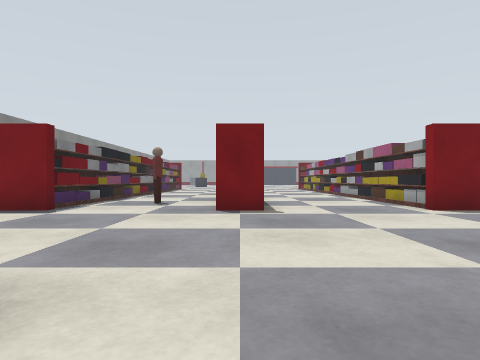
View 1 (above)

21 first-person views from a walk through a Gazebo world. The camera is 0.7 m above the floor, looks level and sees 75° across. The floor is counted in squares, 1 m on a side. Each view is taken from the middle of a square. On the plan, view 1 faces up. The plan holds only what a view shows up to about 10 squares ahead; the rest is blank. The place goes on beyond the plan. Simple shapes stand in for some stock models.

View 2
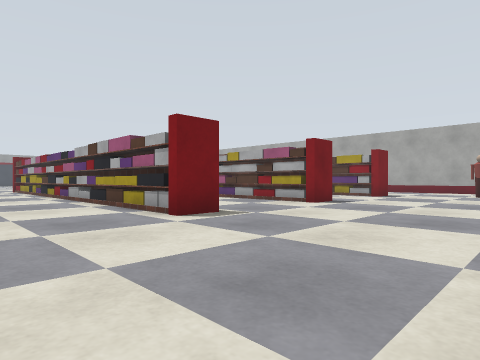

View 3
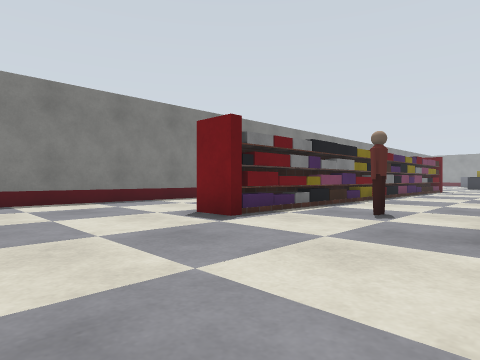

View 4
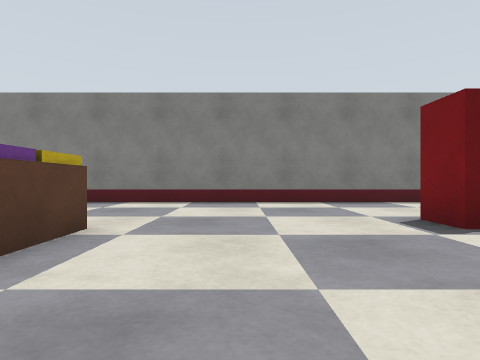

View 5
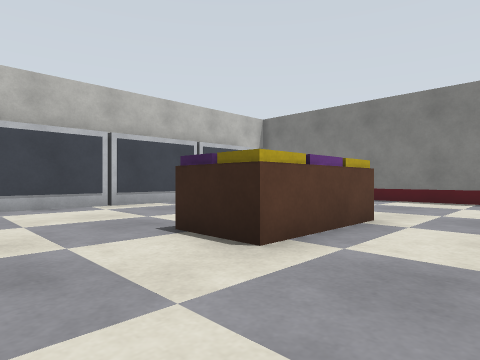

View 6
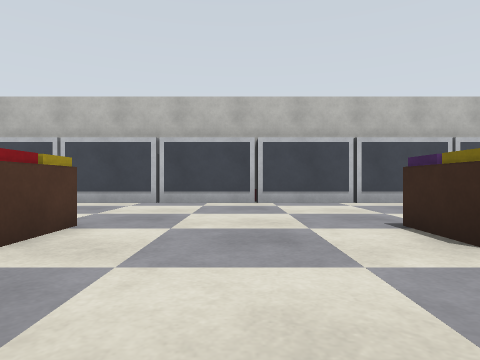

View 7
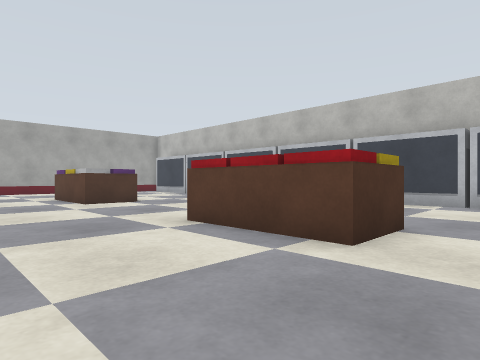

View 8
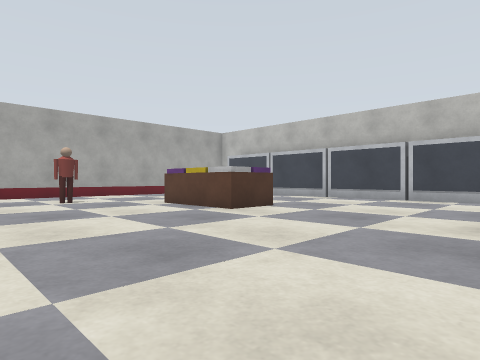

View 9
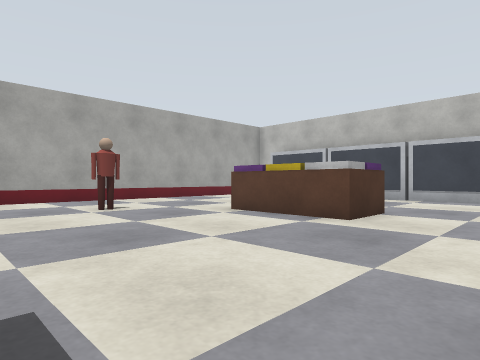

View 10
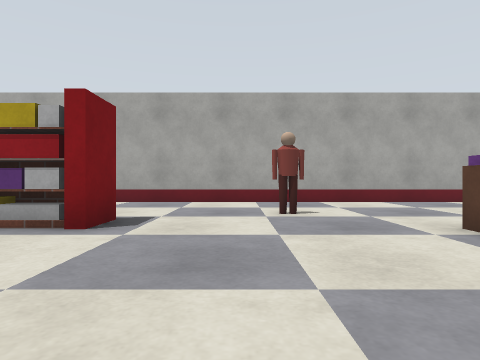

View 11
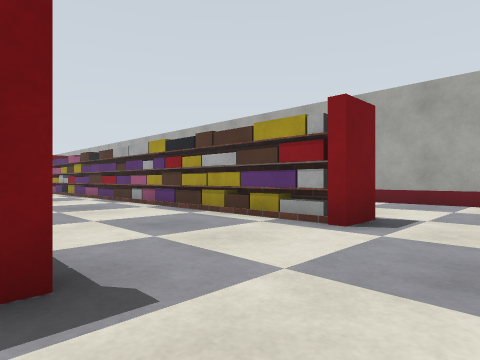

View 12
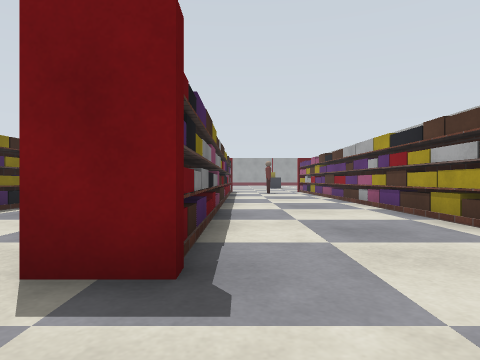

View 13
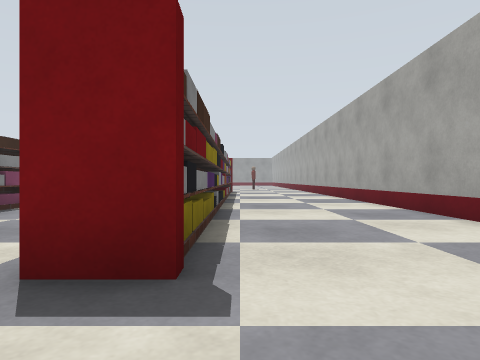

View 14
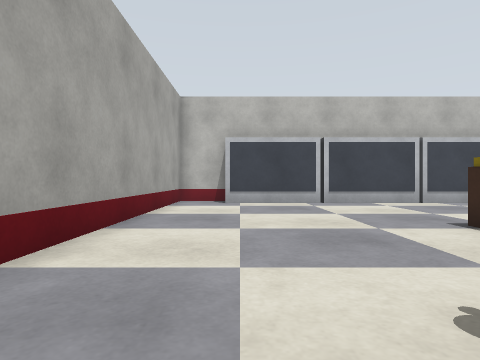

View 15
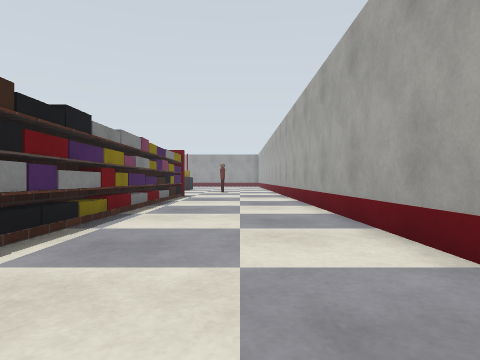

View 16
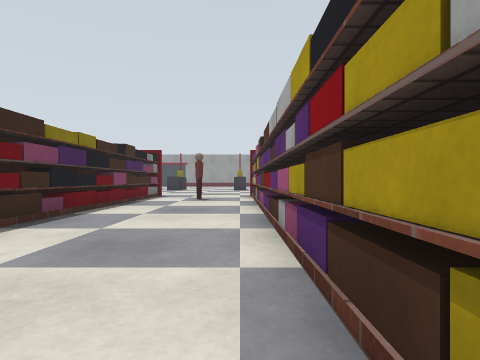

View 17
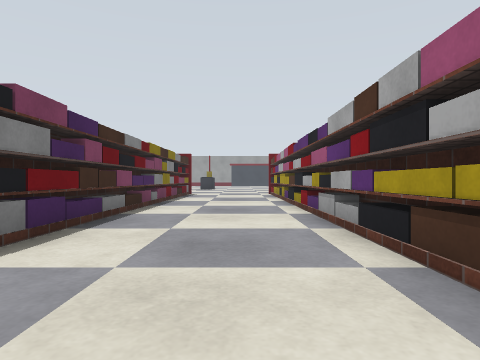

View 18
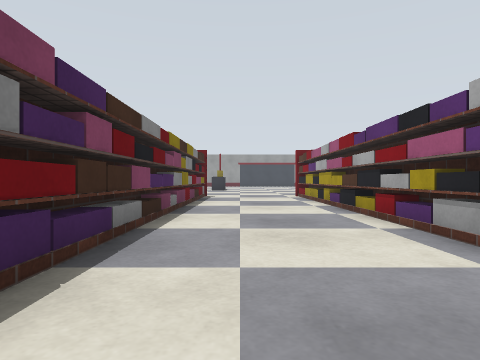

View 19
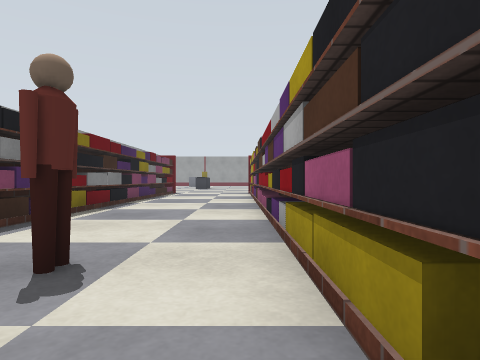

View 20
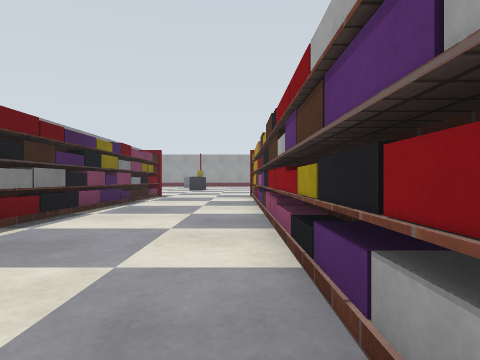

View 21
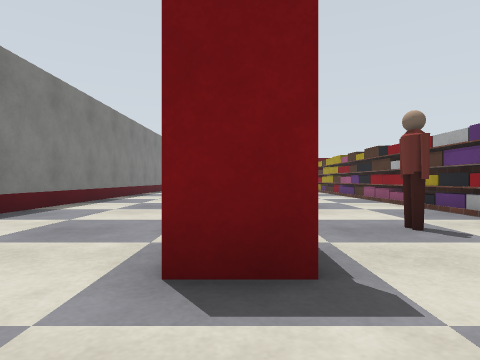

### Floor plan
Points are (right, up) in squares from view 1. A wall is a line through its corners. A room is listed if a view was taken in it or the views show most of it. See-through windows are left out.
Room 1 (views 1, 2, 3, 4, 5, 6, 7, 8, 9, 10, 11, 12, 13, 14, 15, 16, 17, 18, 19, 20, 21)
walls: (5.6, 7.2) (4.5, 7.2) (4.5, 20); (5, 8.2) (5, 20); (0.6, 7.2) (-0.6, 7.2); (-0.5, 7.6) (-0.5, 19.8); (5.5, 12.9) (5.5, 12.1); (5, 13.5) (5, 12.8); (0, 11.2) (0, 15.5); (10, 13.5) (10, 12.8); (15, 7.8) (15, 15); (15, 8.5) (14.5, 8.5); (-5, 13) (-5, 8); (10.5, -4.5) (18.5, -4.5); (0, 19) (0, 11.8); (0.5, 19.9) (0.5, 11.2); (10, 20) (10, 15.1); (10.5, 20) (10.5, 7.2) (9.5, 7.2) (9.5, 7.6); (-10, 9.9) (-10, -1.9); (-4.5, 20) (-4.5, 7.2) (-5.6, 7.2); (-6.4, -4.5) (8.8, -4.5); (-5, 20) (-5, 14.4); (15, 20) (15, 13.8); (15.5, 20) (15.5, 7.2) (14.5, 7.2) (14.5, 19.8); (-10, 15) (-10, 11.5); (20, -5) (20, 20)
low walls: (3.5, 0.1) (3.5, 1.8) (6.5, 1.8); (11.5, 0.1) (11.5, 1.8) (14.5, 1.8); (-4.5, 1.8) (-1.5, 1.8) (-1.5, 0.1)
objects: person (-2, 9) to (-2, 10); person (17, 4)

Where each view was taken, in squares from view 1:
view 1: 0 up, 0 right, facing up
view 2: 2 up, 1 right, facing up-right
view 3: 3 up, 0 right, facing up-left
view 4: 4 up, 0 right, facing left
view 5: 4 up, 1 right, facing down-left
view 6: 5 up, 1 right, facing down
view 7: 5 up, 2 right, facing down-right
view 8: 7 up, 6 right, facing down-right
view 9: 7 up, 9 right, facing down-right
view 10: 5 up, 10 right, facing right
view 11: 5 up, 10 right, facing up-right
view 12: 5 up, 11 right, facing up
view 13: 5 up, 16 right, facing up
view 14: 5 up, 18 right, facing down
view 15: 10 up, 18 right, facing up
view 16: 10 up, 14 right, facing up
view 17: 8 up, 3 right, facing up
view 18: 10 up, 2 right, facing up
view 19: 7 up, 1 left, facing up
view 20: 10 up, 1 left, facing up
view 21: 5 up, 5 left, facing up
